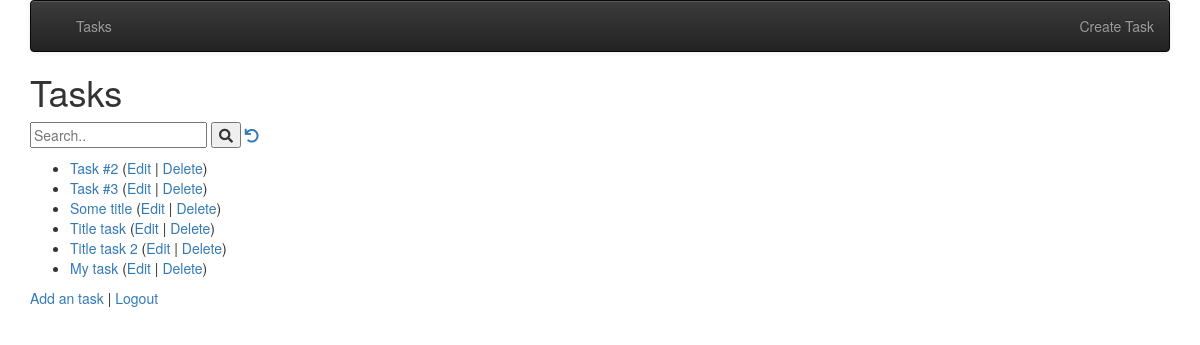
Before: / (signed in) with the older database file.
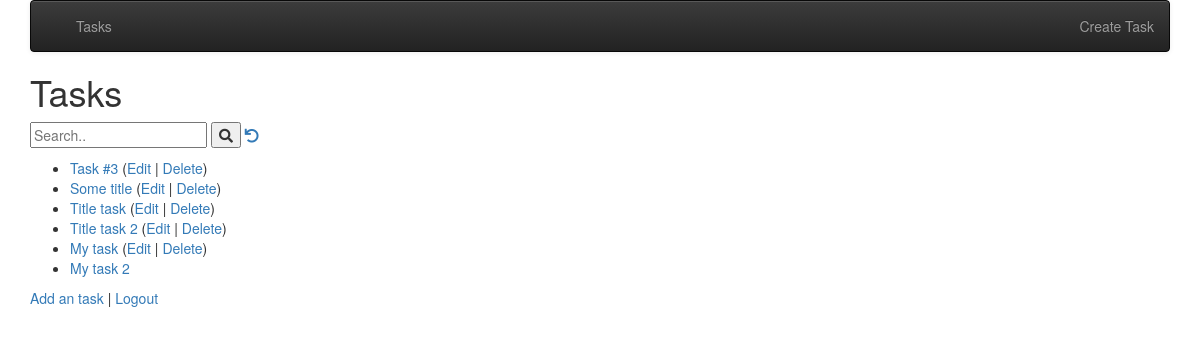
After: the same page with the newer database file.
### tasks/models.py (models this page shows, shortened)
class Task(models.Model):
    STATUS_CHOICES = (
        ('todo', 'ToDo'),
        ('in_progress', 'In Progress'),
        ('done', 'Done'),
    )
    status = models.CharField(max_length=20, choices=STATUS_CHOICES, default='todo')
    title = models.CharField(max_length=200)
    description = models.TextField(blank=True)
    created_at = models.DateTimeField(auto_now_add=True)
    completed_at = models.DateTimeField(blank=True, null=True)
    owner = models.ForeignKey(settings.AUTH_USER_MODEL, on_delete=models.CASCADE)

### tasks/views.py (the view)
# urls.py: path('', views.TaskListView.as_view(), name='all'),
class TaskListView(OwnerListView):
    model = Task
    template_name = "tasks/task_list.html"
    def get(self, request) :
        task_list = Task.objects.all()
        search_value =  request.GET.get("search", False)
        if search_value :
            query = Q(title__icontains=search_value)
            query.add(Q(description__icontains=search_value), Q.OR)
            task_list = Task.objects.filter(query).select_related()
        else :
            task_list = Task.objects.all()
        ctx = {'task_list' : task_list, 'search': search_value}
        return render(request, self.template_name, ctx)

### tasks/templates/tasks/task_list.html (shortened to what this page needs)
{% extends "base_menu.html" %}
{% block content %}
<h1>Tasks</h1>
<form>
  <input type="text" placeholder="Search.." name="search"
  >
  <button type="submit"><i class="fa fa-search"></i></button>
<a href="{% url 'tasks:all' %}"><i class="fa fa-undo"></i></a>
</form>
<p>
{% if task_list %}
<ul>
  {% for task in task_list %}
    <li>
        <a href="{% url 'tasks:task_detail'  task.id %}">{{ task.title }}</a>
        {% if task.owner == user %}
        (<a href="{% url 'tasks:task_update' task.id %}">Edit</a> |
        <a href="{% url 'tasks:task_delete' task.id %}">Delete</a>)
        {% endif %}
    </li>
  {% endfor %}
</ul>
{% else %}
  <p>There are no tasks in the database.</p>
{% endif %}
</p>
<p>
<a href="{% url 'tasks:task_create' %}">Add an task</a> |
{% if user.is_authenticated %}
<a href="{% url 'logout' %}?next={% url 'tasks:all' %}">Logout</a>
{% else %}
<a href="{% url 'login' %}?next={% url 'tasks:all' %}">Login</a>
{% endif %}
</p>
{% endblock %}

Changed rows visible on the page:
removed Task: title "Task #2", shows "Edit"
added Task: title "My task 2"
